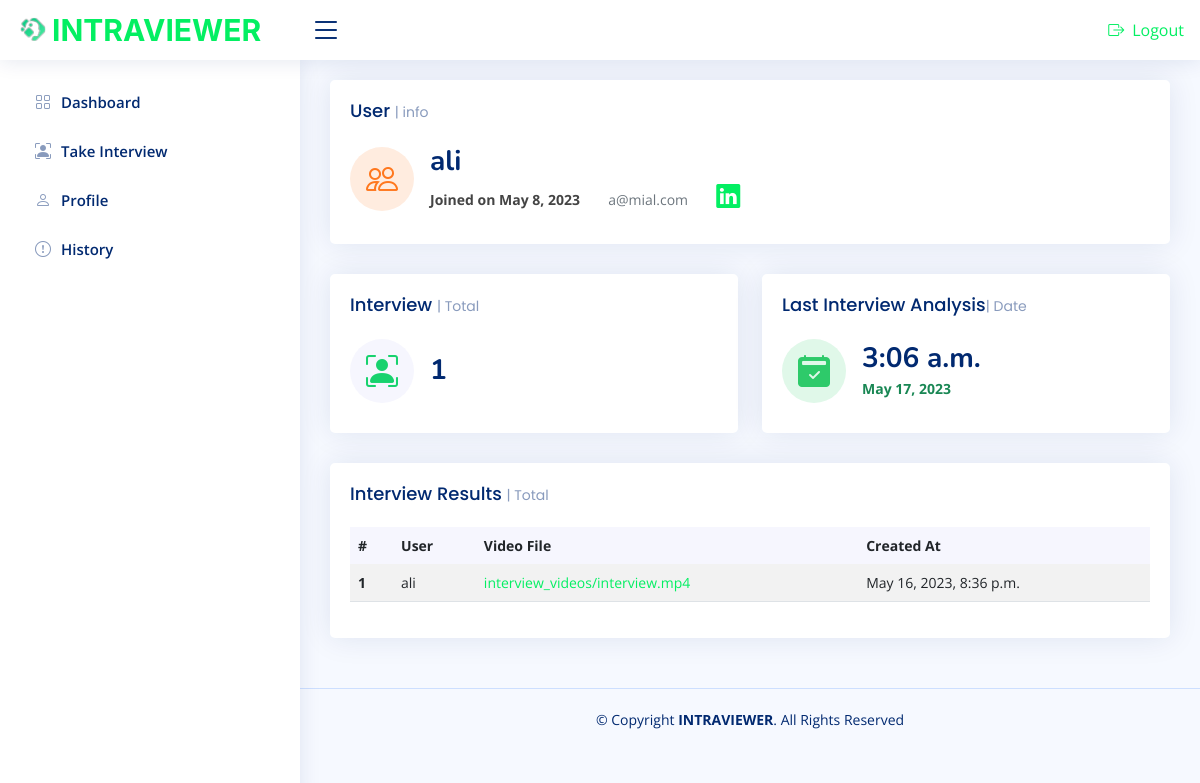
Before: /userindex/ (signed in) with the older database file.
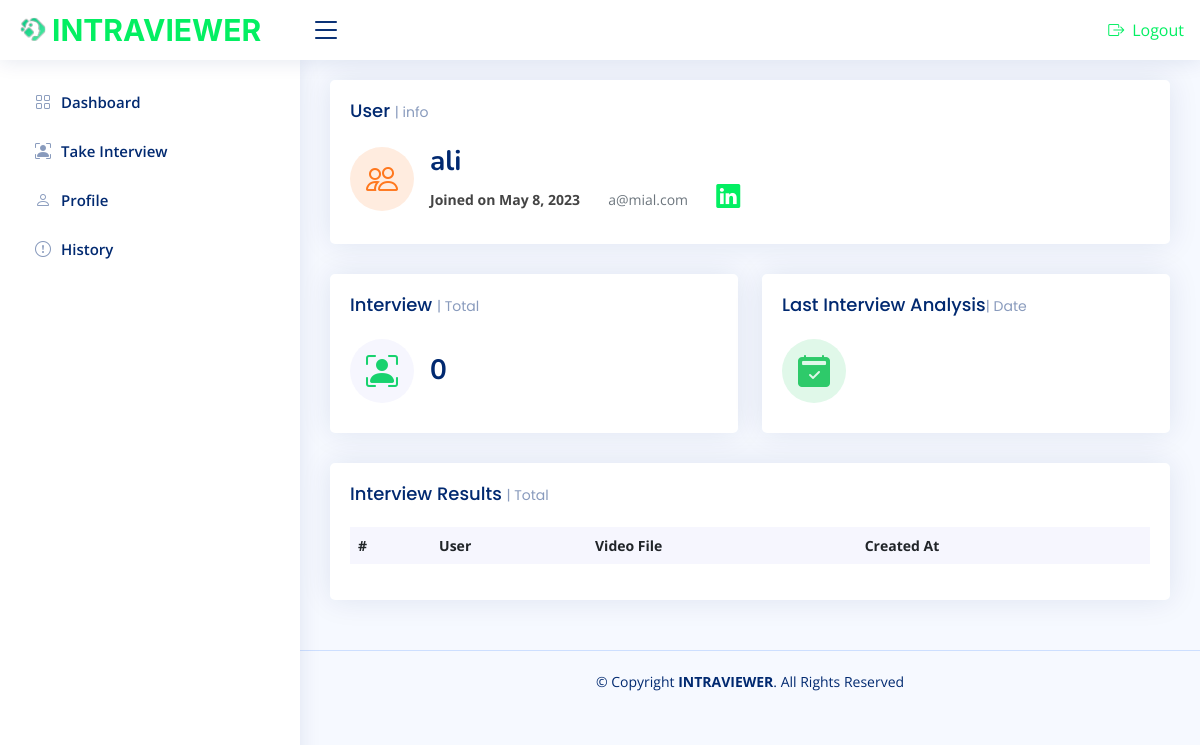
After: the same page with the newer database file.
### analysis/models.py (models this page shows, shortened)
class Analysis(models.Model):
    user = models.ForeignKey(User, on_delete=models.CASCADE)
    interview = models.ForeignKey(Interview, on_delete=models.CASCADE)
    sentiment_score = models.TextField(null=True, blank=True)
    facial_expression = models.CharField(max_length=50, null=True, blank=True)
    feedback = models.TextField(null=True, blank=True)
    created_at = models.DateTimeField(auto_now_add=True)

### interview/models.py (models this page shows, shortened)
class Interview(models.Model):
    user = models.ForeignKey(User, on_delete=models.CASCADE)
    video_file = models.FileField(upload_to='interview_videos')
    created_at = models.DateTimeField(auto_now_add=True)

### core/views.py (the view)
# urls.py: path('userindex/', UserIndexView.as_view(), name='userindex'),
class UserIndexView(View):
    def dispatch(self, request, *args, **kwargs):
        if not request.user.is_authenticated:
            return redirect('login') # replace 'login' with the name of your login page url
        return super().dispatch(request, *args, **kwargs)
    def get(self, request):
        user = User.objects.get(username=request.user.username)
        analysis = Analysis.objects.filter(user=request.user).last()
        total_interview = Interview.objects.filter(user=request.user).count()
        interviews = Interview.objects.filter(user=request.user)
        context = {'user': user, 'analysis': analysis, 'total_interview': total_interview, 'interviews': interviews }
        return render(request, 'core/userindex.html', context)

### core/templates/core/userindex.html (shortened to what the changed rows need)
{% extends 'core/userbase.html' %}
{% load static %}
{% block Dashboard %}
    <section class="section dashboard">
      <div class="row">
        <div class="col-lg-12">
          <div class="row">
                <div class="col-xxl-4 col-md-6">
                  <div class="card info-card sales-card">
                    <div class="card-body">
                      <div class="d-flex align-items-center">
                        <div class="ps-3">
                          <h6>{{ total_interview }}</h6>
                        </div>
                      </div>
                    </div>
                  </div>
                </div>
              <div class="col-xxl-4 col-md-6">
                <div class="card info-card revenue-card">
                  <div class="card-body">
                    <div class="d-flex align-items-center">
                      <div class="ps-3">
                        <h6>{{ analysis.created_at.time }}</h6>
                        <span class="text-success small pt-1 fw-bold">{{ analysis.created_at.date }}</span>
                      </div>
                    </div>
                  </div>
                </div>
              </div>
            <div class="col-12">
              <div class="card recent-sales overflow-auto">
                <div class="card-body">
                  <table class="table table-striped">
                    <thead>
                      <tr>
                        <th scope="col">#</th>
                        <th scope="col">User</th>
                        <th scope="col">Video File</th>
                        <th scope="col">Created At</th>
                      </tr>
                    </thead>
                    <tbody>
                      {% for interview in interviews %}
                      <tr>
                        <th scope="row">{{ forloop.counter }}</th>
                        <td>{{ interview.user }}</td>
                        <td><a href="{{ interview.video_file.url }}">{{ interview.video_file.name }}</a></td>
                        <td>{{ interview.created_at }}</td>
                      {% endfor %}
                    </tbody>
                  </table>
                </div>
              </div>
            </div>
          </div>
        </div>
      </div>
    </section>
{% endblock Dashboard %}

Changed rows visible on the page:
removed Analysis: created_at.time "3:06 a.m.", created_at "May 17, 2023"
removed Interview: user "ali", video_file.name "interview_videos/interview.mp4", created_at "May 16, 2023, 8:36 p.m."
Other visible differences:
{{ total_interview }}: "1" → "0"
